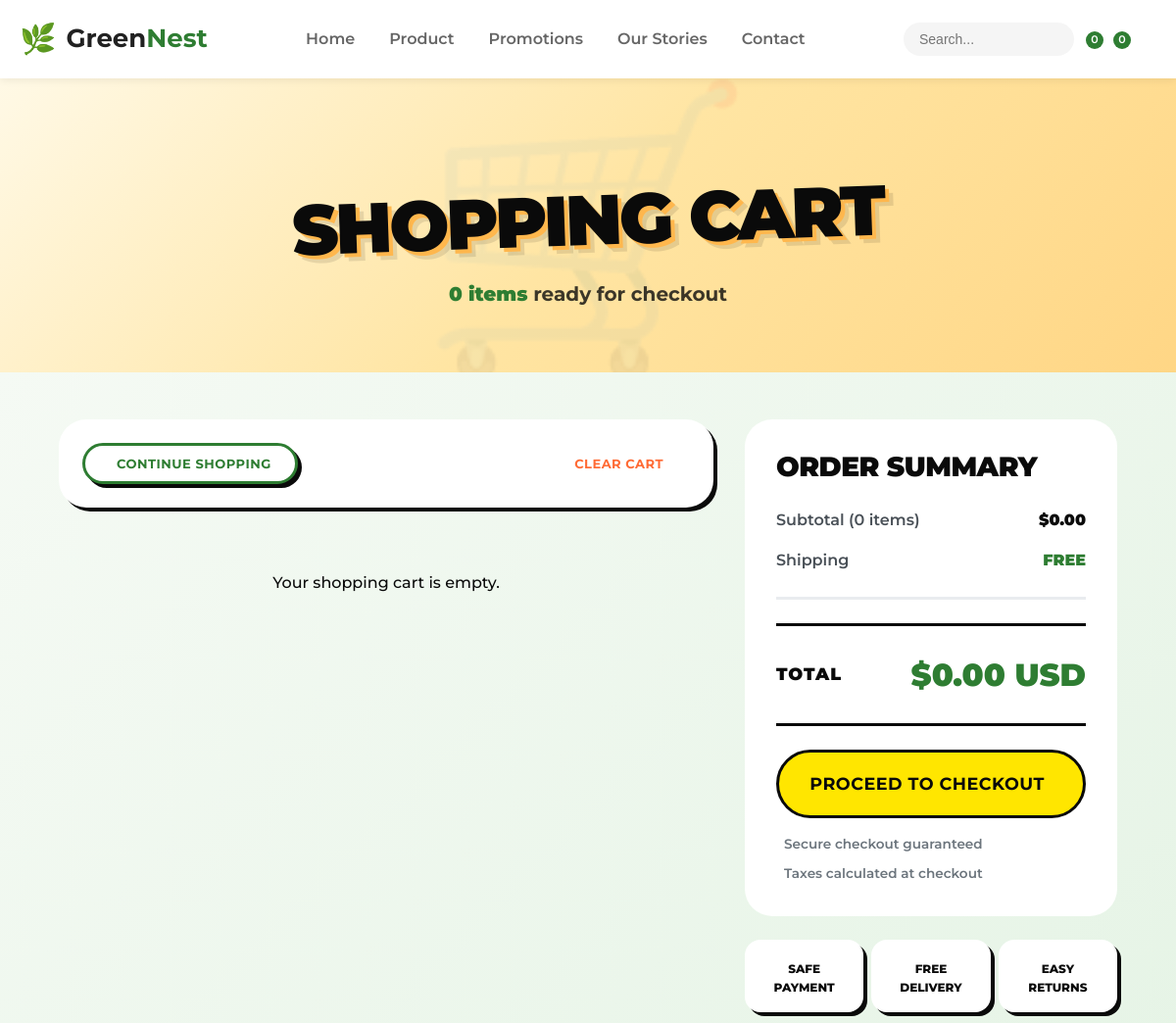
Before: /cart/ (signed in, upper part) with the older database file.
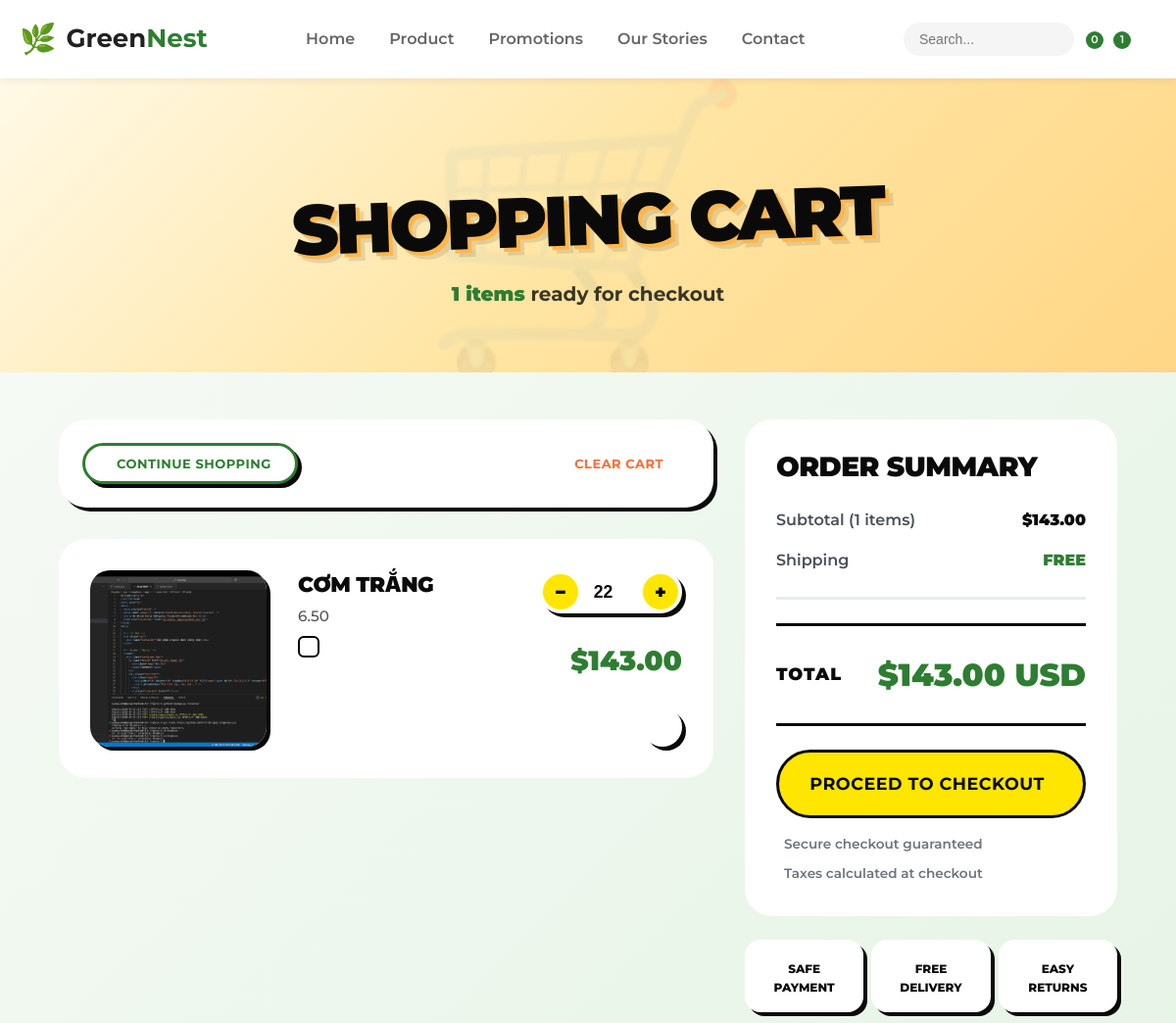
After: the same page with the newer database file.
### app/models/cart.py (models this page shows, shortened)
class Cart(models.Model):
    user = models.ForeignKey(
        settings.AUTH_USER_MODEL,
        on_delete=models.CASCADE,
        related_name="carts",
        null=True,
        blank=True
    )
    session_key = models.CharField(max_length=100, null=True, blank=True)
    created_at = models.DateTimeField(auto_now_add=True)
    @property
    def subtotal(self):
        total = sum(item.subtotal for item in self.items.all())
        return total or Decimal(0)
    @property
    def total(self):
        return self.subtotal

class CartItem(models.Model):
    cart = models.ForeignKey("Cart", on_delete=models.CASCADE, related_name="items")
    product = models.ForeignKey("Product", on_delete=models.CASCADE, null=True, blank=True)
    combo = models.ForeignKey("Combo", on_delete=models.CASCADE, null=True, blank=True)
    quantity = models.PositiveIntegerField(default=1)
    @property
    def item_price(self):
        if self.combo:
            return Decimal(self.combo.final_price)
        elif self.product:
            return Decimal(self.product.final_price)
        return Decimal(0)
    @property
    def subtotal(self):
        return self.item_price * Decimal(self.quantity)

### app/models/category_product.py (models this page shows, shortened)
class Product(models.Model):
    category = models.ManyToManyField(Category, related_name="products")
    name = models.CharField(max_length=200)
    supplier = models.ForeignKey(Supplier, on_delete=models.SET_NULL, null=True, blank=True, related_name="products")
    certifications = models.ManyToManyField(Certification, related_name="products", blank=True)
    image = models.ImageField(upload_to='products/', null=True, blank=True)
    description = models.TextField(null=True, blank=True)
    detail = models.TextField(null=True, blank=True)
    price = models.DecimalField(max_digits=10, decimal_places=2)
    stock = models.IntegerField(default=0)
    sale = models.BooleanField(default=False)
    discount_percentage = models.FloatField(default=0, null=True, blank=True)
    sale_price = models.DecimalField(max_digits=10, decimal_places=2, null=True, blank=True)
    created_at = models.DateTimeField(auto_now_add=True)
    @property
    def final_price(self):
        if self.sale:
            if self.sale_price and self.sale_price > 0:
                return self.sale_price
            elif self.discount_percentage:
                return Decimal(self.price) * (1 - Decimal(self.discount_percentage) / 100)
        return self.price

### app/views/view_cart.py (the view)
# urls.py: path('cart/', views.cart, name='cart'),
def cart(request):
    user_cart = get_or_create_cart(request)
    return render(request, "app/cart.html", {"cart": user_cart})

### app/views/view_cart.py (called while the page is built)
def get_or_create_cart(request):
    if request.user.is_authenticated:
        cart, _ = Cart.objects.get_or_create(user=request.user)
    else:
        if not request.session.session_key:
            request.session.create()
        session_key = request.session.session_key
        cart, _ = Cart.objects.get_or_create(session_key=session_key)
    return cart

### app/templates/app/cart.html (shortened to what the changed rows need)
{% extends "app/base.html" %}
{% load static %}
{% block content %}
<link rel="stylesheet" href="{% static 'app/css/cart.css' %}">
<link rel="stylesheet" href="{% static 'app/css/product_card.css' %}">
<link rel="stylesheet" href="{% static 'app/css/neo_brutalism_global.css' %}">
<link rel="stylesheet" href="{% static 'app/css/cart.css' %}">
<section class="cart-hero">
<div class="container">
  <div class="hero-content">
    <h1 class="hero-title">Shopping Cart</h1>
      <p class="hero-subtitle">
    <span class="item-count">{{ cart.items.count }} items</span> ready for checkout </p>
  </div>
</div>
</section>
<section class="cart-main-section">
  <div class="container">
  <div class="cart-grid">
  <div class="cart-items-wrapper">
    <div class="cart-items-list">
      {% if cart.items.all %}
        {% for item in cart.items.all %}
          <div class="cart-item">
            <div class="item-image-wrapper">
              {% if item.product %}
                <img src="{{ item.product.image.url }}" alt="{{ item.product.name }}" class="item-image">
              {% elif item.combo %}
                <img src="{{ item.combo.image.url }}" alt="{{ item.combo.name }}" class="item-image">
              {% endif %}
            </div>
            <div class="item-details">
              {% if item.product %}
                <h3 class="item-title">{{ item.product.name }}</h3>
                <p class="item-description">{{ item.product.price }}</p>
              {% elif item.combo %}
                <h3 class="item-title">{{ item.combo.name }}</h3>
                <p class="item-description">{{ item.combo.final_price|floatformat:2 }}</p>
              {% endif %}
              <label class="custom-checkbox">
                <input type="checkbox" name="selected_items" value="{{ item.id }}">
              </label>
            </div>
            <div class="item-actions">
              <div class="quantity-control">
                <a href="{% url 'update_quantity' item.id 'decrease' %}" class="qty-btn minus">−</a>
                <input type="number" value="{{ item.quantity }}" readonly class="qty-input">
                <a href="{% url 'update_quantity' item.id 'increase' %}" class="qty-btn plus">+</a>
              </div>
              <div class="item-price-wrapper">
                <span class="item-price">${{ item.subtotal|floatformat:2 }}</span>
              </div>
              <a href="{% url 'remove_item' item.id %}" class="btn-remove" title="Remove item">
              </a>
            </div>
          </div>
        {% endfor %}
      {% else %}
        <p style="text-align:center; color:var(--gray); padding:32px 0;">
          Your shopping cart is empty.
        </p>
      {% endif %}
    </div>
     </div>
  <div class="checkout-sidebar sticky-sidebar ">
    <div class="summary-card">
      <h2 class="summary-title">Order Summary</h2>
      <div class="summary-details">
        <div class="summary-row">
          <span>Subtotal ({{ cart.items.count }} items)</span>
          <span class="amount">${{ cart.subtotal|floatformat:2 }}</span>
        </div>
      </div>
      <div class="summary-total">
        <span class="total-label">TOTAL</span>
        <span class="total-amount">${{ cart.total|floatformat:2 }} USD</span>
      </div>
    </div>
  </div>
</div>
</div>
</section>
{% endblock %}

### app/templates/app/base.html (shortened to what this page needs)
{% load static %}
<!DOCTYPE html>
<html lang="vi">
<head>
    <link rel="stylesheet" href="{% static 'app/css/header_footer.css' %}">
    <link rel="stylesheet" href="{% static 'app/css/neo_brutalism_global.css' %}">
    <link rel="stylesheet" href="https://cdn.lineicons.com/4.0/lineicons.css">
</head>
<body>
    <header class="site-header">
        <div class="header-container">
            <a href="{% url 'home' %}" class="logo">
                <div class="logo-icon">🌿</div>
                <span class="logo-text">Green<span>Nest</span></span>
            </a>
            <nav class="navbar">
                <ul class="nav-menu">
                    <li class="nav-item {% if request.path == '/' %}active{% endif %}">
                        <a href="{% url 'home' %}" class="nav-link">Home</a>
                    </li>
                    <li class="nav-item {% if '/productlist' in request.path %}active{% endif %}">
                        <a href="{% url 'productlist' %}" class="nav-link">Product</a>
                    </li>
                    <li class="nav-item">
                        <a href="#" class="nav-link">Promotions</a>
                    </li>
                    <li class="nav-item {% if '/blog' in request.path %}active{% endif %}">
                        <a href="{% url 'blog' %}" class="nav-link">Our Stories</a>
                    </li>
                    <li class="nav-item {% if '/contact' in request.path %}active{% endif %}">
                        <a href="{% url 'contact' %}" class="nav-link">Contact</a>
                    </li>
                </ul>
            </nav>
            <div class="header-tools">
                <div class="header-search">
                    <form action="{% url 'search' %}" method="GET" class="search-form">
                        <input type="text" name="q" placeholder="Search..." class="search-input"
                            value="{{ request.GET.q|default:'' }}">
                        <button type=" submit" class="search-btn" aria-label="Submit search">
                             </button>
                    </form>
                </div>
                <div class="wishlist-wrapper">
                    <a href="#" class="icon-btn wishlist-icon" aria-label="Wishlist">
                         <span class="badge wishlist-count">0</span>
                    </a>
                </div>
                <div class="cart-wrapper">
                    <a href="{% url 'cart' %}" class="icon-btn" aria-label="Shopping Cart">
                         <span class="badge">{{ cart.items.count|default:0 }}</span>
                    </a>
                </div>
                <div class="user-wrapper">
                    {% if request.user.is_authenticated %}
                    <a href="#" class="icon-btn" aria-label="Account">
                    </a>
                    {% else %}
                    <a href="{% url 'auth' %}">
                        <h4>Login</h4>
                    </a>
                    {% endif %}
                </div>
            </div>
        </div>
    </header>
    <main>
        {% block content %}{% endblock %}
    </main>
</body>
</html>

Changed rows visible on the page:
computed for Cart: items.count "0" → "1"; subtotal "0.00" → "143.00"; total "0.00" → "143.00"
added CartItem: product.image (picture), product.name "CƠM TRẮNG", product.price "6.50", quantity "22", subtotal "143.00"
Other visible differences:
text no longer shown: "Your shopping cart is empty."
